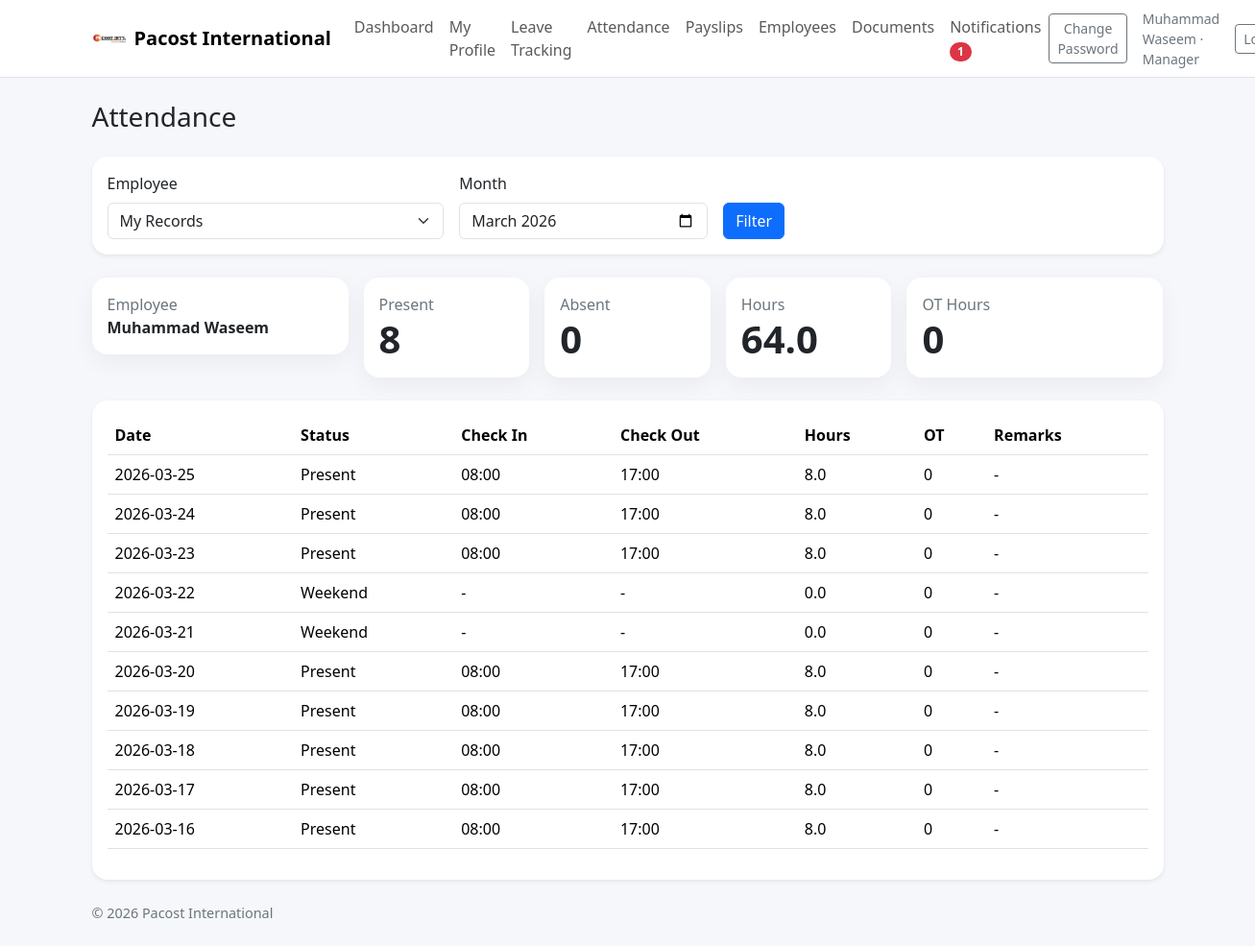
Page /attendance (signed in) on the committed database.
### tables this page shows
CREATE TABLE company_settings (
    id INTEGER PRIMARY KEY AUTOINCREMENT,
    company_name TEXT NOT NULL,
    leave_workflow TEXT NOT NULL,
    default_working_hours REAL NOT NULL,
    allow_document_upload INTEGER NOT NULL DEFAULT 1
);

CREATE TABLE users (
    id INTEGER PRIMARY KEY AUTOINCREMENT,
    full_name TEXT NOT NULL,
    email TEXT NOT NULL UNIQUE,
    employee_code TEXT NOT NULL UNIQUE,
    password_hash TEXT NOT NULL,
    role TEXT NOT NULL CHECK(role IN ('employee', 'manager', 'hr', 'admin')),
    department_id INTEGER,
    designation_id INTEGER,
    manager_id INTEGER,
    phone TEXT,
    address TEXT,
    emergency_contact TEXT,
    join_date TEXT,
    monthly_basic REAL NOT NULL DEFAULT 0,
    default_allowances REAL NOT NULL DEFAULT 0,
    deduction_per_absent REAL NOT NULL DEFAULT 0,
    deduction_per_late REAL NOT NULL DEFAULT 0,
    is_active INTEGER NOT NULL DEFAULT 1,
    FOREIGN KEY (department_id) REFERENCES departments (id),
    FOREIGN KEY (designation_id) REFERENCES designations (id),
    FOREIGN KEY (manager_id) REFERENCES users (id)
);

CREATE TABLE attendance (
    id INTEGER PRIMARY KEY AUTOINCREMENT,
    user_id INTEGER NOT NULL,
    attendance_date TEXT NOT NULL,
    check_in TEXT,
    check_out TEXT,
    status TEXT NOT NULL,
    hours_worked REAL NOT NULL DEFAULT 0,
    ot_hours REAL NOT NULL DEFAULT 0,
    remarks TEXT,
    FOREIGN KEY (user_id) REFERENCES users (id)
);

### app.py (the view)
@app.route("/attendance")
@login_required
def attendance_view():
    user = current_user()
    db = get_db()
    selected_user_id = request.args.get("user_id", type=int) or user["id"]
    month = request.args.get("month") or date.today().strftime("%Y-%m")
    if user["role"] == "employee":
        selected_user_id = user["id"]
    elif user["role"] == "manager":
        allowed = db.execute("SELECT COUNT(*) AS c FROM users WHERE id=? AND manager_id=?", (selected_user_id, user["id"])).fetchone()["c"]
        if selected_user_id != user["id"] and not allowed:
            selected_user_id = user["id"]
    rows = db.execute(
        "SELECT a.*, hc.title AS holiday_title, hc.holiday_type FROM attendance a LEFT JOIN holiday_calendar hc ON a.attendance_date=hc.holiday_date WHERE a.user_id=? AND substr(a.attendance_date,1,7)=? ORDER BY a.attendance_date DESC",
        (selected_user_id, month),
    ).fetchall()
    employees = []
    if user["role"] in {"manager", "hr", "admin"}:
        if user["role"] == "manager":
            employees = db.execute("SELECT id, full_name FROM users WHERE manager_id=? AND is_active=1 ORDER BY full_name", (user["id"],)).fetchall()
        else:
            employees = db.execute("SELECT id, full_name FROM users WHERE is_active=1 ORDER BY full_name").fetchall()
    summary = {
        "present": sum(1 for r in rows if r["status"] == "Present"),
        "absent": sum(1 for r in rows if r["status"] == "Absent"),
        "late": sum(1 for r in rows if r["status"] == "Late"),
        "hours": round(sum(r["hours_worked"] for r in rows), 1),
        "ot_hours": round(sum((r["ot_hours"] or 0) for r in rows), 1),
    }
    selected_employee = db.execute("SELECT id, full_name FROM users WHERE id=?", (selected_user_id,)).fetchone()
    holiday_rows = db.execute("SELECT * FROM holiday_calendar WHERE substr(holiday_date,1,7)=? ORDER BY holiday_date", (month,)).fetchall()
    return render_template("attendance.html", rows=rows, employees=employees, selected_user_id=selected_user_id, month=month, summary=summary, selected_employee=selected_employee, holiday_rows=holiday_rows)

### app.py (called while the page is built, shortened)
def ensure_schema(db: sqlite3.Connection) -> None:
    user_cols = {row[1] for row in db.execute("PRAGMA table_info(users)").fetchall()}
    attendance_cols = {row[1] for row in db.execute("PRAGMA table_info(attendance)").fetchall()}
    if "ot_hours" not in attendance_cols:
        db.execute("ALTER TABLE attendance ADD COLUMN ot_hours REAL NOT NULL DEFAULT 0")
    db.execute("""CREATE TABLE IF NOT EXISTS holiday_calendar (
        id INTEGER PRIMARY KEY AUTOINCREMENT,
        holiday_date TEXT NOT NULL UNIQUE,
        title TEXT NOT NULL,
        holiday_type TEXT NOT NULL DEFAULT 'Holiday',
        created_at TEXT NOT NULL
    )""")
    db.commit()

def get_db() -> sqlite3.Connection:
    if "db" not in g:
        g.db = sqlite3.connect(DATABASE)
        g.db.row_factory = sqlite3.Row
        ensure_schema(g.db)
    return g.db

def current_user() -> sqlite3.Row | None:
    user_id = session.get("user_id")
    if not user_id:
        return None
    return get_db().execute(
        """
        SELECT u.*, d.name AS department_name, ds.name AS designation_name, m.full_name AS manager_name
        FROM users u
        LEFT JOIN departments d ON u.department_id = d.id
        LEFT JOIN designations ds ON u.designation_id = ds.id
        LEFT JOIN users m ON u.manager_id = m.id
        WHERE u.id = ?
        """,
        (user_id,),
    ).fetchone()

def login_required(view):
    @wraps(view)
    def wrapped_view(**kwargs):
        if current_user() is None:
            return redirect(url_for("login"))
        return view(**kwargs)
    return wrapped_view

@app.context_processor
def inject_globals():
    user = current_user()
    settings = None
    unread_count = 0
    if user:
        db = get_db()
        try:
            settings = db.execute("SELECT * FROM company_settings ORDER BY id DESC LIMIT 1").fetchone()
            unread_count = db.execute("SELECT COUNT(*) AS c FROM notifications WHERE user_id=? AND is_read=0", (user["id"],)).fetchone()["c"]
        except sqlite3.OperationalError:
            settings = None
    return {"current_user": user, "year": date.today().year, "settings": settings, "unread_notification_count": unread_count}

### templates/attendance.html (shortened to what this page needs)
{% extends 'base.html' %}
{% block content %}
<div class="d-flex justify-content-between align-items-center mb-4">
  <h3 class="mb-0">Attendance</h3>
</div>
<div class="card border-0 shadow-sm rounded-4 mb-4"><div class="card-body">
  <form class="row g-3 align-items-end" method="get">
    {% if employees %}<div class="col-md-4"><label class="form-label">Employee</label><select class="form-select" name="user_id"><option value="{{ current_user.id }}">My Records</option></select></div>{% endif %}
    <div class="col-md-3"><label class="form-label">Month</label><input type="month" class="form-control" name="month" value="{{ month }}"></div>
    <div class="col-md-2"><button class="btn btn-primary">Filter</button></div>
  </form>
</div></div>
<div class="row g-3 mb-4">
  <div class="col-md-3"><div class="card card-stat"><div class="card-body"><div class="text-secondary">Employee</div><div class="fw-bold">{{ selected_employee.full_name }}</div></div></div></div>
  <div class="col-md-2"><div class="card card-stat"><div class="card-body"><div class="text-secondary">Present</div><div class="display-6 fw-bold">{{ summary.present }}</div></div></div></div>
  <div class="col-md-2"><div class="card card-stat"><div class="card-body"><div class="text-secondary">Absent</div><div class="display-6 fw-bold">{{ summary.absent }}</div></div></div></div>
  <div class="col-md-2"><div class="card card-stat"><div class="card-body"><div class="text-secondary">Hours</div><div class="display-6 fw-bold">{{ summary.hours }}</div></div></div></div>
  <div class="col-md-3"><div class="card card-stat"><div class="card-body"><div class="text-secondary">OT Hours</div><div class="display-6 fw-bold">{{ summary.ot_hours }}</div></div></div></div>
</div>
<div class="card border-0 shadow-sm rounded-4"><div class="card-body"><div class="table-responsive"><table class="table"><thead><tr><th>Date</th><th>Status</th><th>Check In</th><th>Check Out</th><th>Hours</th><th>OT</th><th>Remarks</th></tr></thead><tbody>{% for row in rows %}<tr><td>{{ row.attendance_date }} </td><td>{{ row.status }}</td><td>{{ row.check_in or '-' }}</td><td>{{ row.check_out or '-' }}</td><td>{{ row.hours_worked }}</td><td>{{ row.ot_hours or 0 }}</td><td>{{ row.remarks or '-' }}</td></tr>{% else %}<tr><td colspan="{% if current_user.role == 'admin' %}8{% else %}7{% endif %}" class="text-center text-secondary py-4">No attendance records found.</td></tr>{% endfor %}</tbody></table></div></div></div>
{% endblock %}

### templates/base.html (shortened to what this page needs)
<!doctype html>
<html lang="en">
<head>
  <link href="https://cdn.jsdelivr.net/npm/bootstrap@5.3.3/dist/css/bootstrap.min.css" rel="stylesheet">
  <link rel="stylesheet" href="{{ url_for('static', filename='css/style.css') }}">
</head>
<body>
  {% if current_user %}
  <nav class="navbar navbar-expand-lg bg-white border-bottom sticky-top">
    <div class="container">
      <a class="navbar-brand d-flex align-items-center gap-2" href="{{ url_for('dashboard') }}"><img src="{{ url_for('static', filename='images/pacost_logo.png') }}" alt="Pacost" style="height:36px; width:auto;"> <span>{{ settings.company_name if settings else 'Pacost International' }}</span></a>
      <div class="collapse navbar-collapse" id="navBar">
        <ul class="navbar-nav me-auto mb-2 mb-lg-0">
          <li class="nav-item"><a class="nav-link" href="{{ url_for('dashboard') }}">Dashboard</a></li>
          <li class="nav-item"><a class="nav-link" href="{{ url_for('profile') }}">My Profile</a></li>
          <li class="nav-item"><a class="nav-link" href="{{ url_for('my_leaves') }}">Leave Tracking</a></li>
          <li class="nav-item"><a class="nav-link" href="{{ url_for('attendance_view') }}">Attendance</a></li>
          <li class="nav-item"><a class="nav-link" href="{{ url_for('payroll_view') }}">Payslips</a></li>
          {% if current_user.role in ['manager', 'hr', 'admin'] %}<li class="nav-item"><a class="nav-link" href="{{ url_for('team') }}">Employees</a></li>{% endif %}
          <li class="nav-item"><a class="nav-link" href="{{ url_for('documents') }}">Documents</a></li>
          <li class="nav-item"><a class="nav-link" href="{{ url_for('notifications_view') }}">Notifications {% if unread_notification_count %}<span class="badge rounded-pill text-bg-danger">{{ unread_notification_count }}</span>{% endif %}</a></li>
        </ul>
        <div class="d-flex align-items-center gap-3">
          <a class="btn btn-outline-secondary btn-sm" href="{{ url_for('change_password') }}">Change Password</a>
          <span class="text-secondary small">{{ current_user.full_name }} · {{ current_user.role|capitalize }}</span>
          <a class="btn btn-outline-secondary btn-sm" href="{{ url_for('logout') }}">Logout</a>
        </div>
      </div>
    </div>
  </nav>
  {% endif %}
  <main class="container py-4">
    {% block content %}{% endblock %}
  </main>
  <div class="container pb-4"><div class="footer-note">© {{ year }} {{ settings.company_name if settings else 'Employee Portal' }}</div></div>
</body>
</html>

### static/css/style.css (style rules this page uses)
body { background: #f5f7fb; }
.navbar-brand { font-weight: 700; }
.card-stat { border: 0; border-radius: 16px; box-shadow: 0 8px 24px rgba(0,0,0,.05); }
.table thead th { white-space: nowrap; }
.footer-note { color: #6c757d; font-size: .9rem; }
.card, .rounded-4 { border-radius: 1rem !important; }
.navbar-brand img { object-fit:contain; }

### rows in the picture
company_settings: company_name "Pacost International"
users: full_name "Muhammad Waseem", role "Manager"
attendance: attendance_date "2026-03-25", status "Present", check_in "08:00", check_out "17:00", hours_worked "8.0", ot_hours "0", remarks "-"
attendance: attendance_date "2026-03-24", status "Present", check_in "08:00", check_out "17:00", hours_worked "8.0", ot_hours "0", remarks "-"
attendance: attendance_date "2026-03-23", status "Present", check_in "08:00", check_out "17:00", hours_worked "8.0", ot_hours "0", remarks "-"
attendance: attendance_date "2026-03-22", status "Weekend", check_in "-", check_out "-", hours_worked "0.0", ot_hours "0", remarks "-"
attendance: attendance_date "2026-03-21", status "Weekend", check_in "-", check_out "-", hours_worked "0.0", ot_hours "0", remarks "-"
attendance: attendance_date "2026-03-20", status "Present", check_in "08:00", check_out "17:00", hours_worked "8.0", ot_hours "0", remarks "-"
attendance: attendance_date "2026-03-19", status "Present", check_in "08:00", check_out "17:00", hours_worked "8.0", ot_hours "0", remarks "-"
attendance: attendance_date "2026-03-18", status "Present", check_in "08:00", check_out "17:00", hours_worked "8.0", ot_hours "0", remarks "-"
attendance: attendance_date "2026-03-17", status "Present", check_in "08:00", check_out "17:00", hours_worked "8.0", ot_hours "0", remarks "-"
attendance: attendance_date "2026-03-16", status "Present", check_in "08:00", check_out "17:00", hours_worked "8.0", ot_hours "0", remarks "-"

### other values in the picture
{{ unread_notification_count }} "1"
{{ summary.present }} "8"
{{ summary.absent }} "0"
{{ summary.hours }} "64.0"
{{ summary.ot_hours }} "0"
